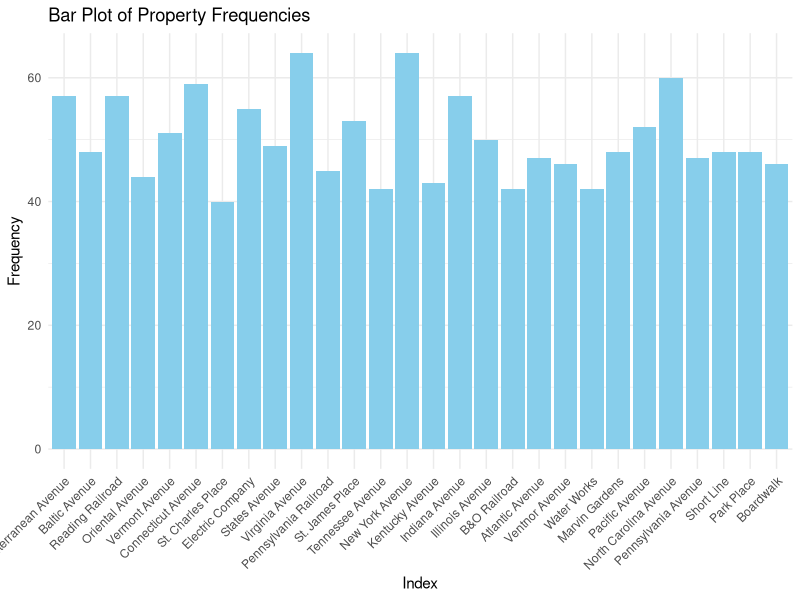
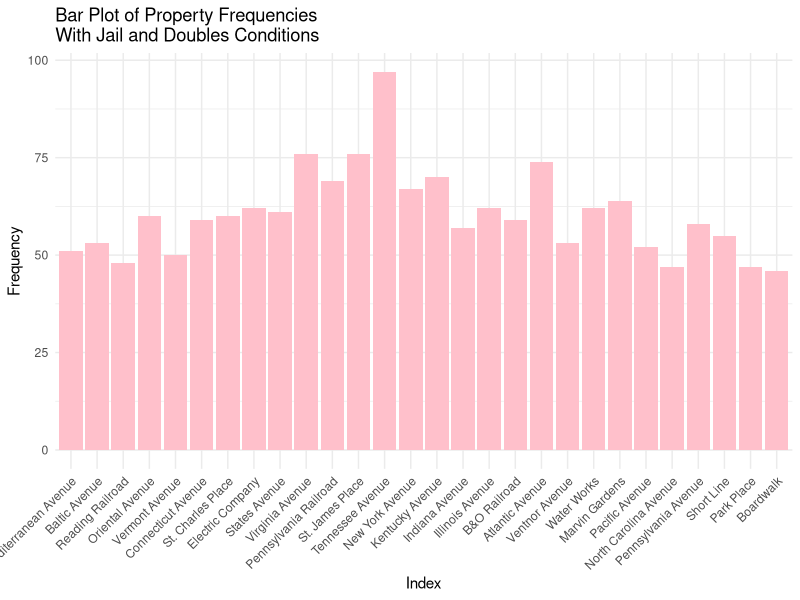
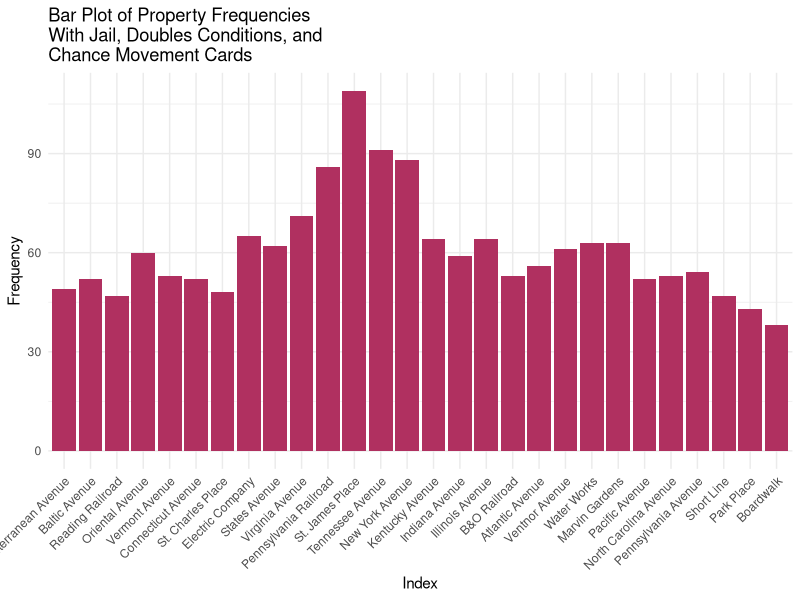

The R script that drew these images, in order: (Note: this script raises an error after producing the figures.)
## ---- chunk 1
knitr::opts_chunk$set(echo = TRUE)
## ---- chunk 2
# Word docx in repository
## ---- chunk 3
dice_1 <- function() {
  sample(1:6, 1)
}

dice_2 <- function() {
  sample(1:6, 1)
}

property_sum_10games <- c(0, 0, 0, 0, 0, 0, 0, 0, 0, 0, 0, 0, 0, 0, 0, 0, 0, 0, 0, 0, 0, 0, 0, 0, 0, 0, 0, 0)

for (game in 1:10) {
  game_board <- c(0, 0, 0, 0, 0, 0, 0, 0, 0, 0, 0, 0, 0, 0, 0, 0, 0, 0, 0, 0, 0, 0, 0, 0, 0, 0, 0, 0, 0, 0, 0, 0, 0, 0, 0, 0, 0, 0, 0, 0)

  players <- list(
    player1 <- 0,
    player2 <- 0,
    player3 <- 0,
    player4 <- 0
  )

  for (i in 1:50) {
    for (j in 1:4) {
      dice_total <- dice_1() + dice_2()
      players[[j]] <- (players[[j]] + dice_total) %% 41
      game_board[players[[j]]] <- game_board[players[[j]]] + 1
    }
  }

  properties <- game_board[c(2, 4, 6, 7, 9, 10, 12, 13, 14, 15, 16, 17, 19, 20, 22, 24, 25, 26, 27, 28, 29, 30, 32, 33, 35, 36, 38, 40)]
  
  property_sum_10games <- property_sum_10games + properties
}  

names(property_sum_10games) <- c("Mediterranean Avenue", "Baltic Avenue", "Reading Railroad", "Oriental Avenue", "Vermont Avenue", "Connecticut Avenue", "St. Charles Place", "Electric Company", "States Avenue", "Virginia Avenue", "Pennsylvania Railroad", "St. James Place", "Tennessee Avenue", "New York Avenue", "Kentucky Avenue", "Indiana Avenue", "Illinois Avenue", "B&O Railroad", "Atlantic Avenue", "Ventnor Avenue", "Water Works", "Marvin Gardens", "Pacific Avenue", "North Carolina Avenue", "Pennsylvania Avenue", "Short Line", "Park Place", "Boardwalk")

library(ggplot2)

prop_freq1 <- data.frame(
  property = factor(names(property_sum_10games), levels = names(property_sum_10games)),
  frequency = property_sum_10games
)

ggplot(prop_freq1, aes(x = property, y = frequency)) +
  geom_bar(stat = "identity", fill = "skyblue") +
  labs(x = "Index", y = "Frequency", title = "Bar Plot of Property Frequencies") +
  theme_minimal() +
  theme(axis.text.x = element_text(angle = 45, hjust = 1))
## ---- chunk 4
property_sum_10games_jail <- c(0, 0, 0, 0, 0, 0, 0, 0, 0, 0, 0, 0, 0, 0, 0, 0, 0, 0, 0, 0, 0, 0, 0, 0, 0, 0, 0, 0)

for (game in 1:10) {
  game_board <- c(0, 0, 0, 0, 0, 0, 0, 0, 0, 0, 0, 0, 0, 0, 0, 0, 0, 0, 0, 0, 0, 0, 0, 0, 0, 0, 0, 0, 0, 0, 0, 0, 0, 0, 0, 0, 0, 0, 0, 0)

  players <- list( # Store players as a list of data frames with their information
    player1 <- data.frame(
      location = 0, # Location on the board (integer)
      double_rolls = 0, # Number of times doubles have been rolled consecutively (integer)
      jail = FALSE, # Is the player in jail? (boolean)
      jail_rolls = 0), # Number of times a player has rolled while in jail (integer)
    player2 <- data.frame(
      location = 0,
      double_rolls = 0,
      jail = FALSE,
      jail_rolls = 0),
    player3 <- data.frame(
      location = 0,
      double_rolls = 0,
      jail = FALSE,
      jail_rolls = 0),
    player4 <- data.frame(
      location = 0,
      double_rolls = 0,
      jail = FALSE,
      jail_rolls = 0)
  )

  for (i in 1:50) { # Each player has 50 turns
    for (j in 1:4) { # Players take turns in order
      if (players[[j]]$jail == TRUE) { # If the player is in jail...
        d1 = dice_1()
        d2 = dice_2()
        jail_rolls <- jail_rolls + 1
        
        if (d1 == d2 || players[[j]]$jail_rolls == 3) { # If the player rolls doubles or has been in jail for 3 turns, then they get out
          jail = FALSE
          players[[j]]$jail_rolls <- 0
          dice_total <- dice_1() + dice_2()
          players[[j]]$location <- (players[[j]]$location + dice_total) %% 41
          game_board[players[[j]]$location] <- game_board[players[[j]]$location] + 1
        }
        
      } else { # If the player is not in jail...
        d1 = dice_1()
        d2 = dice_2()
        dice_total <- dice_1() + dice_2()
        players[[j]]$location <- (players[[j]]$location + dice_total) %% 41
        game_board[players[[j]]$location] <- game_board[players[[j]]$location] + 1
        
        if (players[[j]]$location == 31) { # Player landed on "Go to jail"
          players[[j]]$location <- 11
          jail = TRUE
        } else if (d1 == d2) { # Player rolled doubles on their first roll
          players[[j]]$double_rolls = players[[j]]$double_rolls + 1
        }
        
        while (players[[j]]$double_rolls > 0 & players[[j]]$double_rolls < 3) { # Player rolls again if they got doubles
          d1 = dice_1()
          d2 = dice_2()
          dice_total <- dice_1() + dice_2()
          players[[j]]$location <- (players[[j]]$location + dice_total) %% 41
          game_board[players[[j]]$location] <- game_board[players[[j]]$location] + 1
          
          if (d1 == d2) { # Increment the player's number of consecutive doubles rolls
            players[[j]]$double_rolls = players[[j]]$double_rolls + 1
          }
        }
        
        if (players[[j]]$double_rolls == 3) { # If player rolls double 3 times in a row, then they go to jail
          players[[j]]$location <- 11
          jail = TRUE
        }
      }
    }  
  }    

  properties <- game_board[c(2, 4, 6, 7, 9, 10, 12, 13, 14, 15, 16, 17, 19, 20, 22, 24, 25, 26, 27, 28, 29, 30, 32, 33, 35, 36, 38, 40)]
  
  property_sum_10games_jail <- property_sum_10games_jail + properties
}  

names(property_sum_10games_jail) <- c("Mediterranean Avenue", "Baltic Avenue", "Reading Railroad", "Oriental Avenue", "Vermont Avenue", "Connecticut Avenue", "St. Charles Place", "Electric Company", "States Avenue", "Virginia Avenue", "Pennsylvania Railroad", "St. James Place", "Tennessee Avenue", "New York Avenue", "Kentucky Avenue", "Indiana Avenue", "Illinois Avenue", "B&O Railroad", "Atlantic Avenue", "Ventnor Avenue", "Water Works", "Marvin Gardens", "Pacific Avenue", "North Carolina Avenue", "Pennsylvania Avenue", "Short Line", "Park Place", "Boardwalk")

library(ggplot2)

prop_freq2 <- data.frame(
  property = factor(names(property_sum_10games_jail), levels = names(property_sum_10games_jail)),
  frequency = property_sum_10games_jail
)

ggplot(prop_freq2, aes(x = property, y = frequency)) +
  geom_bar(stat = "identity", fill = "pink") +
  labs(x = "Index", y = "Frequency", title = "Bar Plot of Property Frequencies\nWith Jail and Doubles Conditions") +
  theme_minimal() +
  theme(axis.text.x = element_text(angle = 45, hjust = 1))
## ---- chunk 5
# Chance function
chance <- function() {
  card <- sample(1:16, 1)
  if (card == 1) {
    players[[j]]$location <- 40 # Advance to Boardwalk
  } else if (card == 2) {
    players[[j]]$location <- 1 # Advance to Go
  } else if (card == 3) {
    players[[j]]$location <- 25 # Advance to Illinois Ave
  } else if (card == 4) {
    players[[j]]$location <- 12 # Advance to St. Charles Place
  } else if (card == 5 || card == 6) { # Advance to the nearest railroad
    if (players[[j]]$location == 37) {
      players[[j]]$location <- 6 # Advance to Reading Railroad
    } else if (players[[j]]$location == 8) {
      players[[j]]$location <- 16 # Advance to Pennsylvania Railroad
    } else if (players[[j]]$location == 23) {
      players[[j]]$location <- 26 # Advance to B&O Railroad
    } # Short Line doesn't apply here
  } else if (card == 7) { # Advance to the nearest utility
    if (players[[j]]$location == 8 || players[[j]]$location == 37) {
      players[[j]]$location <- 13 # Advance to Electric Company
    } else if (players[[j]]$location == 23) {
      players[[j]]$location <- 29 # Advance to Water Works
    }
  } else if (card == 8) {
    players[[j]]$location <- players[[j]]$location - 3 # Move backwards 3 places
  } else if (card == 9) {
    players[[j]]$location <- 11 # Go to jail
    players[[j]]$jail == TRUE
  } else if (card == 10) {
    players[[j]]$location <- 6 # Advance to Reading Railroad
  } 
 }

# Simulation with the chance function and jail conditions
property_sum_10games_chance <- c(0, 0, 0, 0, 0, 0, 0, 0, 0, 0, 0, 0, 0, 0, 0, 0, 0, 0, 0, 0, 0, 0, 0, 0, 0, 0, 0, 0)

for (game in 1:10) {
  game_board <- c(0, 0, 0, 0, 0, 0, 0, 0, 0, 0, 0, 0, 0, 0, 0, 0, 0, 0, 0, 0, 0, 0, 0, 0, 0, 0, 0, 0, 0, 0, 0, 0, 0, 0, 0, 0, 0, 0, 0, 0)

  players <- list(
    player1 <- data.frame(
      location = 0,
      double_rolls = 0,
      jail = FALSE,
      jail_rolls = 0),
    player2 <- data.frame(
      location = 0,
      double_rolls = 0,
      jail = FALSE,
      jail_rolls = 0),
    player3 <- data.frame(
      location = 0,
      double_rolls = 0,
      jail = FALSE,
      jail_rolls = 0),
    player4 <- data.frame(
      location = 0,
      double_rolls = 0,
      jail = FALSE,
      jail_rolls = 0)
  )

  for (i in 1:50) {
    for (j in 1:4) {
      if (players[[j]]$jail == TRUE) {
        d1 = dice_1()
        d2 = dice_2()
        jail_rolls <- jail_rolls + 1
        
        if (d1 == d2 || players[[j]]$jail_rolls == 3) {
          jail = FALSE
          players[[j]]$jail_rolls <- 0
          dice_total <- dice_1() + dice_2()
          players[[j]]$location <- (players[[j]]$location + dice_total) %% 41
          if (players[[j]]$location == 8 || players[[j]]$location == 23 || players[[j]]$location == 37) {
            game_board[players[[j]]$location] <- game_board[players[[j]]$location] + 1
            chance()
          }
          game_board[players[[j]]$location] <- game_board[players[[j]]$location] + 1
        }
        
      } else {
        d1 = dice_1()
        d2 = dice_2()
        dice_total <- dice_1() + dice_2()
        players[[j]]$location <- (players[[j]]$location + dice_total) %% 41
        if (players[[j]]$location == 8 || players[[j]]$location == 23 || players[[j]]$location == 37) {
            game_board[players[[j]]$location] <- game_board[players[[j]]$location] + 1
            chance()
          }
        game_board[players[[j]]$location] <- game_board[players[[j]]$location] + 1
        
        if (players[[j]]$location == 31) {
          players[[j]]$location <- 11
          jail = TRUE
        } else if (d1 == d2) {
          players[[j]]$double_rolls = players[[j]]$double_rolls + 1
        }
        
        while (players[[j]]$double_rolls > 0 & players[[j]]$double_rolls < 3) {
          d1 = dice_1()
          d2 = dice_2()
          dice_total <- dice_1() + dice_2()
          players[[j]]$location <- (players[[j]]$location + dice_total) %% 41
          if (players[[j]]$location == 8 || players[[j]]$location == 23 || players[[j]]$location == 37) {
            game_board[players[[j]]$location] <- game_board[players[[j]]$location] + 1
            chance()
          }
          game_board[players[[j]]$location] <- game_board[players[[j]]$location] + 1
          
          if (d1 == d2) {
            players[[j]]$double_rolls = players[[j]]$double_rolls + 1
          }
        }
        
        if (players[[j]]$double_rolls == 3) {
          players[[j]]$location <- 11
          jail = TRUE
        }
      }
    }  
  }    

  properties <- game_board[c(2, 4, 6, 7, 9, 10, 12, 13, 14, 15, 16, 17, 19, 20, 22, 24, 25, 26, 27, 28, 29, 30, 32, 33, 35, 36, 38, 40)]
  
  property_sum_10games_chance <- property_sum_10games_chance + properties
}  

names(property_sum_10games_chance) <- c("Mediterranean Avenue", "Baltic Avenue", "Reading Railroad", "Oriental Avenue", "Vermont Avenue", "Connecticut Avenue", "St. Charles Place", "Electric Company", "States Avenue", "Virginia Avenue", "Pennsylvania Railroad", "St. James Place", "Tennessee Avenue", "New York Avenue", "Kentucky Avenue", "Indiana Avenue", "Illinois Avenue", "B&O Railroad", "Atlantic Avenue", "Ventnor Avenue", "Water Works", "Marvin Gardens", "Pacific Avenue", "North Carolina Avenue", "Pennsylvania Avenue", "Short Line", "Park Place", "Boardwalk")

# Plot
library(ggplot2)

prop_freq2 <- data.frame(
  property = factor(names(property_sum_10games_chance), levels = names(property_sum_10games_chance)),
  frequency = property_sum_10games_chance
)

ggplot(prop_freq2, aes(x = property, y = frequency)) +
  geom_bar(stat = "identity", fill = "maroon") +
  labs(x = "Index", y = "Frequency", title = "Bar Plot of Property Frequencies\nWith Jail, Doubles Conditions, and\nChance Movement Cards") +
  theme_minimal() +
  theme(axis.text.x = element_text(angle = 45, hjust = 1))
## ---- chunk 6
# Community Chest Cards Function
chest <- function() {
  chest_card <- sample(1:16, 1)
    if (chest_card == 1) {
      players[[j]]$location <- 1 # Advance to Go (Collect $200)
      players[[j]]$account <- players[[j]]$account + 200
    } else if (chest_card == 2) {
      players[[j]]$account <- players[[j]]$account + 200 # Bank error in your favor. Collect $200
    } else if (chest_card == 3) {
      players[[j]]$account <- players[[j]]$account - 50 # Doctor’s fee. Pay $50
      free_parking_fund <- free_parking_fund + 50
    } else if (chest_card == 4) {
      players[[j]]$account <- players[[j]]$money + 50 # From sale of stock you get $50
    } else if (chest_card == 5) {
      players[[j]]$get_out_of_jail_free == TRUE # Get Out of Jail Free
    } else if (chest_card == 6) {
      players[[j]]$jail == TRUE # Go to Jail. Go directly to jail, do not pass Go, do not collect $200
    } else if (chest_card == 7) {
      players[[j]]$account <- players[[j]]$account + 100 # Holiday fund matures. Receive $100
    } else if (chest_card == 8) {
      players[[j]]$account <- players[[j]]$account + 20 # Income tax refund. Collect $20
    } else if (chest_card == 9) {
      players[[j]]$account <- players[[j]]$account + 10 * 3 # It is your birthday. Collect $10 from every player
        for (k in 1:4) {
          if (k != j) {
            players[[k]]$account <- players[[k]]$account - 10
        }
      }
    } else if (chest_card == 10) {
      players[[j]]$account <- players[[j]]$account + 100 # Life insurance matures. Collect $100
    } else if (chest_card == 11) {
      players[[j]]$account <- players[[j]]$account - 100 # Pay hospital fees of $100
      free_parking_fund <- free_parking_fund + 100
    } else if (chest_card == 12) {
      players[[j]]$account <- players[[j]]$account - 50 # Pay school fees of $50
      free_parking_fund <- free_parking_fund + 50
    } else if (chest_card == 13) {
      players[[j]]$account <- players[[j]]$account - 25 # Receive $25 consultancy fee
      free_parking_fund <- free_parking_fund + 25
    } else if (chest_card == 14) {
      players[[j]]$account <- players[[j]]$account + 10 # You have won second prize in a beauty contest. Collect $10
    } else if (chest_card == 15) {
      players[[j]]$account <- players[[j]]$account + 100 # You inherit $100
    }
      # Card 16 is paying for houses and hotels -- doesn't apply here
}

free_parking_fund <- 0

free_parking <- function(){
  if (players[[j]]$location == 20) {  # Free Parking position
  players[[j]]$account <- players[[j]]$account + free_parking_fund
  free_parking_fund <- 0  # Reset the fund
  }
}
## ---- chunk 7
chance <- function() {
  card <- sample(1:16, 1)
  old_location <- players[[j]]$location
  new_location <- players[[j]]$location
   if (card == 1) {
    players[[j]]$location <- 40 # Advance to Boardwalk
    new_location <- players[[j]]$location
  } else if (card == 2) {
    players[[j]]$location <- 1 # Advance to Go
    new_location <- players[[j]]$location
  } else if (card == 3) {
    players[[j]]$location <- 25 # Advance to Illinois Ave
    new_location <- players[[j]]$location
  } else if (card == 4) {
    players[[j]]$location <- 12 # Advance to St. Charles Place
    new_location <- players[[j]]$location
  } else if (card == 5 || card == 6) { # Advance to the nearest railroad
    if (players[[j]]$location == 37) {
      players[[j]]$location <- 6 # Advance to Reading Railroad
      new_location <- players[[j]]$location
    } else if (players[[j]]$location == 8) {
      players[[j]]$location <- 16 # Advance to Pennsylvania Railroad
      new_location <- players[[j]]$location
    } else if (players[[j]]$location == 23) {
      players[[j]]$location <- 26 # Advance to B&O Railroad
      new_location <- players[[j]]$location
    } 
  } else if (card == 7) { # Advance to the nearest utility
    if (players[[j]]$location == 8 || players[[j]]$location == 37) {
      players[[j]]$location <- 13 # Advance to Electric Company
      new_location <- players[[j]]$location
    } else if (players[[j]]$location == 23) {
      players[[j]]$location <- 29 # Advance to Water Works
      new_location <- players[[j]]$location
    }
  } else if (card == 8) {
    players[[j]]$location <- players[[j]]$location - 3 # Move backwards 3 places
    new_location <- players[[j]]$location
  } else if (card == 9) {
    players[[j]]$location <- 11 # Go to jail
    players[[j]]$jail == TRUE
    new_location <- players[[j]]$location
  } else if (card == 10) {
    players[[j]]$location <- 6 # Advance to Reading Railroad
    new_location <- players[[j]]$location
  } 

  if (new_location < old_location && card %in% c(3,4,10)) {
    players[[j]]$account <- players[[j]]$account + 200 # Passing Go for cards 3, 4, and 10
  }
  
    else if (card == 11) {
      players[[j]]$account <- players[[j]]$account + 50 # Bank pays you $50
    }
    else if (card == 12) {
      players[[j]]$get_out_of_jail_free == TRUE # Get out of jail free card
    }
    else if (card == 13) {
      players[[j]]$account <- players[[j]]$account - 15 # Speeding fine $15
      free_parking_fund <- free_parking_fund + 15
    }
    else if (card == 14) {
      players[[j]]$account <- players[[j]]$account - 50 * 3
        for (k in 1:4) {
          if (k != j) {
            players[[k]]$account <- players[[k]]$account + 50 # Elected Chairman of the Board; pay each player $50
          }
        }
    }
    else if (card == 15) {
      players[[j]]$account <- players[[j]]$account + 150 # Building loan matures; collect $150
      
      # Card 16 is paying for houses and hotels -- doesn't apply here
    }
}
## ---- chunk 8
chance <- function() {
  card <- sample(1:16, 1)
  if (card == 1) {
    players[[j]]$location <- 40 # Advance to Boardwalk
  } else if (card == 2) {
    players[[j]]$location <- 1 # Advance to Go
    players[[j]]$account <- players[[j]]$account + 200
  } else if (card == 3) {
    players[[j]]$location <- 25 # Advance to Illinois Ave
    if (players[[j]]$location == 37) {
      players[[j]]$account <- players[[j]]$account + 200
    }
  } else if (card == 4) {
    players[[j]]$location <- 12 # Advance to St. Charles Place
    if (players[[j]]$location != 8) {
      players[[j]]$account <- players[[j]]$account + 200
    }
  } else if (card == 5 || card == 6) { # Advance to the nearest railroad
    if (players[[j]]$location == 37) {
      players[[j]]$location <- 6 # Advance to Reading Railroad
      players[[j]]$account <- players[[j]]$account + 200
    } else if (players[[j]]$location == 8) {
      players[[j]]$location <- 16 # Advance to Pennsylvania Railroad
    } else if (players[[j]]$location == 23) {
      players[[j]]$location <- 26 # Advance to B&O Railroad
    } 
  } else if (card == 7) { # Advance to the nearest utility
    if (players[[j]]$location == 8 || players[[j]]$location == 37) {
      players[[j]]$location <- 13 # Advance to Electric Company
      if (players[[j]]$location == 37) {
      players[[j]]$account <- players[[j]]$account + 200
    }
    } else if (players[[j]]$location == 23) {
      players[[j]]$location <- 29 # Advance to Water Works
    }
  } else if (card == 8) {
    players[[j]]$location <- players[[j]]$location - 3 # Move backwards 3 places
  } else if (card == 9) {
    players[[j]]$location <- 11 # Go to jail
    players[[j]]$jail == TRUE
  } else if (card == 10) {
    players[[j]]$location <- 6 # Advance to Reading Railroad
    players[[j]]$account <- players[[j]]$account + 200
  } else if (card == 11) { # Bank pays you $50
    players[[j]]$account <- players[[j]]$account + 50
  } else if (card == 12) { # Get out of jail free
    players[[j]]$get_out_of_jail_free = TRUE
  } else if (card == 13) { # Speeding fine
    players[[j]]$account <- players[[j]]$account - 15
  } else if (card == 14) { # Elected chairman
    players[[j]]$account <- players[[j]]$account + 150
    for (k in 1:4) {
      if (players[[j]] != players[[k]]) {
        players[[k]]$account <- players[[k]]$account - 50
      }
    }
  } else if (card == 15) { # Building loan matures
    players[[j]]$account <- players[[j]]$account + 150
  }
}
## ---- chunk 9
#This function will divide all the properties between the four players
#Input: properties vector
#Return: Four equal groups of randomly shuffled elements from the properties vector
divide_properties <- function(x) {
  shuffled <- sample(x) #randomly shuffles all the elements of the properties vector
  n <- length(shuffled) #length of shuffled vector
  indices <- rep(1:4, times = 7) #creates a vector that contains a repeating sequence from 1 to 4 that is 28 elements long
  result <- split(shuffled, indices) #splits shuffled vector into four groups
}
## ---- chunk 10
#This function will determine the ownership of a property when it is landed on
ownership <- function(x) {
  for (p in players) {
    for (i in 1:7) {
      if (x == players[[p]]$owned_properties[i]) {
        if (p == players[[p]]$ID) {
          return(NULL)
        } else {
          return(players[[p]])
        }
      }
    }
  }
}
## ---- chunk 11
#This function will calculate fees owed on special properties (railroads and utilities)
#Input: a vector of integers with each integer corresponding to a property on the board
#Return: a vector of fees owed
special_ownership <- function(x) {
  rail_count <- 0 #initialize number of railroad properties held to zero
  util_count <- 0 #initialize number of utility properties held to zero
  for (i in 1:7) {
    #check if property is a railroad (positions 6, 16, 26 and 36)
    if (x[i] == 6 || x[i] == 16 || x[i] == 26 || x[i] == 36) {
      rail_count <- rail_count + 1 #add one to railroad count vector
    #check if property is a utility (positions 13 and 29)
    } else if (x[i] == 13 || x[i] == 29) {
      util_count = util_count + 1 #add one to utility count vector
    }
  }
  
  fees <- c() #this vector will hold the fee values

  #determine fee owed based on number railroad cards owned 
  if (rail_count == 0) {
    fees <- append(fees, 0) #add 0 to fees vector
  } else if (rail_count == 1) {
    fees <- append(fees, 25) #add 25 to fees vector
  } else if (rail_count == 2) {
    fees <- append(fees, 50) #add 50 to fees vector
  } else {
    fees <- append(fees, 100) #add 100 to fees vector
  }

  #determine fee owed based on number utility cards owned 
  if (util_count == 0) {
    fees <- append(fees, 0) #add 0 to fees vector
  } else if (util_count == 1) {
    fees <- append(fees, 4) #add 4 to fees vector
  } else {
    fees <- append(fees, 10) #add 10 to fees vector
  } 
  
  return(fees) #vector of fees owed
}
## ---- chunk 12
#This function facilitates rent transactions between players
#Input: a numeric value that corresponds to a position on the board that the player has moved to
#Return: modifies player accounts in the player list
rent <- function(x) {
  if (x == 1) { # Go position
    players[[j]]$account = players[[j]]$account + 200 #player money +200
  } else if (x == 5) { # Income tax position
    players[[j]]$account = players[[j]]$account - 200 #player money -200
  } else if (x == 39) { # Luxury tax position
    players[[j]]$account = players[[j]]$account - 100
  }
  
  owner <- ownership(x)
  if (owner$in_game == TRUE) {
    if (x == 2) { # Mediterranean Ave
      players[[j]]$account = players[[j]]$account - 2
      owner$account = owner$account + 2
    } else if (x == 4) { # Baltic Ave
      players[[j]]$account = players[[j]]$account - 4
      owner$account = owner$account + 4
    } else if (x == 4 || x == 16 || x == 26 || x == 36) { # Railroads
      special_fees <- owner$rails_and_utils
      players[[j]]$account = players[[j]]$account - special_fees[1]
      owner$account = owner$account + special_fees[1]
    } else if (x == 6) { # Oriental Ave
      players[[j]]$account = players[[j]]$account - 6
      owner$account = owner$account + 6
    } else if (x == 9) { # Vermont Ave
      players[[j]]$account = players[[j]]$account - 6
      owner$account = owner$account + 6
    } else if (x == 10) { # Connecticut Ave
      players[[j]]$account = players[[j]]$account - 8
      owner$account = owner$account + 8
    } else if (x == 12) { # St. Charles Place
      players[[j]]$account = players[[j]]$account - 10
      owner$account = owner$account + 10
    } else if (x == 13 || x == 29) { # Utilities
      special_fees <- owner$rails_and_utils
      players[[j]]$account = players[[j]]$account - special_fees[2]
      owner$account = owner$account + special_fees[2]
    } else if (x == 14) { # States Ave
      players[[j]]$account = players[[j]]$account - 10
      owner$account = owner$account + 10
    } else if (x == 15) { # Virginia Ave
      players[[j]]$account = players[[j]]$account - 12
      owner$account = owner$account + 12
    } else if (x == 17) { # St. James Place
      players[[j]]$account = players[[j]]$account - 14
      owner$account = owner$account + 14
    } else if (x == 19) { # Tennessee Ave
      players[[j]]$account = players[[j]]$account - 14
      owner$account = owner$account + 14
    } else if (x == 20) { # New York Ave
      players[[j]]$account = players[[j]]$account - 16
      owner$account = owner$account + 16
    } else if (x == 22) { # Kentucky Ave
      players[[j]]$account = players[[j]]$account - 18
      owner$account = owner$account + 18
    } else if (x == 24) { # Indiana Ave
      players[[j]]$account = players[[j]]$account - 18
      owner$account = owner$account + 18
    } else if (x == 25) { # Illinois Ave
      players[[j]]$account = players[[j]]$account - 20
      owner$account = owner$account + 20
    } else if (x == 27) { # Atlantic Ave
      players[[j]]$account = players[[j]]$account - 22
      owner$account = owner$account + 22
    } else if (x == 28) { # Vetnor Ave
      players[[j]]$account = players[[j]]$account - 22
      owner$account = owner$account + 22
    } else if (x == 30) { # Marvin Gardens
      players[[j]]$account = players[[j]]$account - 24
      owner$account = owner$account + 24
    } else if (x == 32) { # Pacific Ave
      players[[j]]$account = players[[j]]$account - 26
      owner$account = owner$account + 26
    } else if (x == 33) { # North Carolina Ave
      players[[j]]$account = players[[j]]$account - 26
      owner$account = owner$account + 26
    } else if (x == 35) { # Pennsylvania Ave
      players[[j]]$account = players[[j]]$account - 28
      owner$account = owner$account + 28
    } else if (x == 38) { # Park Place
      players[[j]]$account = players[[j]]$account - 35
      owner$account = owner$account + 35
    } else if (x == 40) { # Boardwalk
      players[[j]]$account = players[[j]]$account - 50
      owner$account = owner$account + 50
    }
  }
}
## ---- chunk 13
properties <- c(2, 4, 6, 7, 9, 10, 12, 13, 14, 15, 16, 17, 19, 20, 22, 24, 25, 26, 27, 28, 29, 30, 32, 33, 35, 36, 38, 40)

# Randomly give each player 7 properties
property_groups <- divide_properties(properties)
print(property_groups)
# Add location of properties to players owned properties vector
players <- list(
  player1 <- list(
    ID = 1,
    location = 0,
    double_rolls = 0,
    jail = FALSE,
    jail_rolls = 0,
    account = 1500,
    owned_properties <- property_groups[1],
    rails_and_utils <- special_ownership(unlist(owned_properties)),
    get_out_of_jail_free = FALSE,
    in_game = TRUE),
  player2 <- list(
    ID = 2,
    location = 0,
    double_rolls = 0,
    jail = FALSE,
    jail_rolls = 0,
    account = 1500,
    owned_properties <- property_groups[2],
    rails_and_utils <- special_ownership(unlist(owned_properties)),
    get_out_of_jail_free = FALSE,
    in_game = TRUE),
  player3 <- list(
    ID = 3,
    location = 0,
    double_rolls = 0,
    jail = FALSE,
    jail_rolls = 0,
    account = 1500,
    owned_properties <- property_groups[3],
    rails_and_utils <- special_ownership(unlist(owned_properties)),
    get_out_of_jail_free = FALSE,
    in_game = TRUE),
  player4 <- list(
    ID = 4,
    location = 0,
    double_rolls = 0,
    jail = FALSE,
    jail_rolls = 0,
    account = 1500,
    owned_properties <- property_groups[4],
    rails_and_utils <- special_ownership(unlist(owned_properties)),
    get_out_of_jail_free = FALSE,
    in_game = TRUE)
  )

# Make attribute to know how many players are still in
players_in <- 4
# Make attribute to count the number of turns taken
total_turns <- 0

while (players_in > 1) {
  # Add rent function to this whole thing
  for (j in 1:4) {
    if (players[[j]]$in_game == TRUE) {
      if (players[[j]]$jail == TRUE & players[[j]]$get_out_of_jail_free == FALSE) {
        d1 = dice_1()
        d2 = dice_2()
        jail_rolls <- jail_rolls + 1
        
        if (d1 == d2 || players[[j]]$jail_rolls == 3) {
          jail = FALSE
          players[[j]]$jail_rolls <- 0
          dice_total <- dice_1() + dice_2()
          players[[j]]$location <- (players[[j]]$location + dice_total) %% 41
          if (players[[j]]$location == 8 || players[[j]]$location == 23 || players[[j]]$location == 37) {
            chance()
          }
          # Add community chest
          if (players[[j]]$location == 3 || players[[j]]$location == 18 || players[[j]]$location == 34) {
            chest()
          }
          # Pay rent
          rent(players[[j]]$location)
        }
        total_turns = total_turns + 1
        
      } else {
        if (players[[j]]$jail == TRUE & players[[j]]$get_out_of_jail_free == TRUE) {
          players[[j]]$jail == FALSE
          players[[j]]$get_out_of_jail_free == FALSE
        }
        d1 = dice_1()
        d2 = dice_2()
        dice_total <- dice_1() + dice_2()
        players[[j]]$location <- (players[[j]]$location + dice_total) %% 41
        if (players[[j]]$location == 8 || players[[j]]$location == 23 || players[[j]]$location == 37) {
            chance()
        }
        if (players[[j]]$location == 3 || players[[j]]$location == 18 || players[[j]]$location == 34) {
            chest()
          }
          # Pay rent
          rent(players[[j]]$location)
      }
        
      if (players[[j]]$location == 31) {
        players[[j]]$location <- 11
        jail = TRUE
      } else if (d1 == d2) {
        players[[j]]$double_rolls = players[[j]]$double_rolls + 1
      }
        
      while (players[[j]]$double_rolls > 0 & players[[j]]$double_rolls < 3) {
        d1 = dice_1()
        d2 = dice_2()
        dice_total <- dice_1() + dice_2()
        players[[j]]$location <- (players[[j]]$location + dice_total) %% 41
        if (players[[j]]$location == 8 || players[[j]]$location == 23 || players[[j]]$location == 37) {
          chance()
        }
        # Add community chest
        if (players[[j]]$location == 3 || players[[j]]$location == 18 || players[[j]]$location == 34) {
          chest()
        }
        # Pay rent
        rent(players[[j]]$location)
      }
          
      if (d1 == d2) {
        players[[j]]$double_rolls = players[[j]]$double_rolls + 1
      }
      
      if (players[[j]]$double_rolls == 3) {
        players[[j]]$location <- 11
        jail = TRUE
      }
      
      if (players[[j]]$account < 0) {
        players[[j]]$in_game = FALSE
        players_in = players_in - 1
      }
      
      total_turns = total_turns + 1
    }
  }
}

## ---- chunk 14
get_active_players <- function(players) {
  return(which(sapply(players, function(p) p$in_game)))
}

turn_counter <- 0 # put before game loop 

turn_counter <- turn_counter + 1 # put inside the for (j in 1:4) loop, after each player's turn

# At end of game loop, after while loop finishes 
remaining_players <- get_active_players(players)

if (length(remaining_players) == 1) {
  winner <- players[[remaining_players]]
  
  cat("\n GAME OVER! \n")
  cat("---------------------\n")
  cat("Winner Player ID:", winner$ID, "\n")
  cat("Number of Turns:", turn_counter, "\n")
  cat("Final Money Amount:", winner$account, "\n")
  cat("---------------------\n")
}
